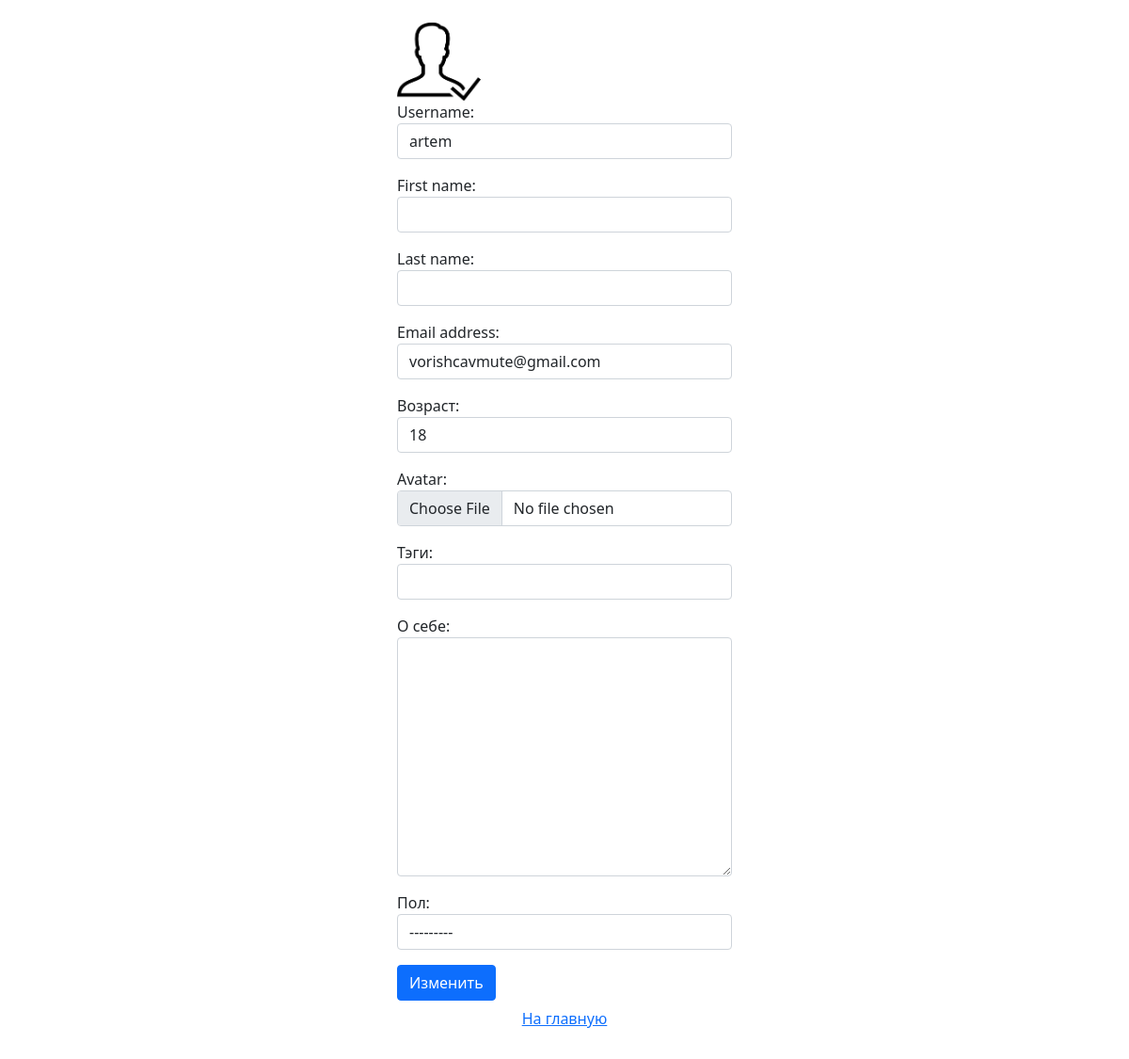
Screenshot of /auth/edit/ (signed in) with the database file from the repository.
### authapp/models.py (models this page shows, shortened)
class ShopUser(AbstractUser):
    avatar = models.ImageField(upload_to='users_avatars', blank=True)
    age = models.PositiveIntegerField(verbose_name='возраст', default=18)
    activation_key = models.CharField(max_length=128, blank=True)
    activation_key_expires = models.DateTimeField(default=(now() + timedelta(hours=48)))

### authapp/views.py (the view)
# urls.py: path('edit/', authapp.edit, name='edit'),
@transaction.atomic
def edit(request):
    title = 'редактирование'
    if request.method == 'POST':
        edit_form = ShopUserEditForm(request.POST, request.FILES, instance=request.user)
        profile_form = ShopUserProfileEditForm(request.POST, request.FILES, instance=request.user.shopuserprofile)
        if edit_form.is_valid() and profile_form.is_valid():
            edit_form.save()
            return HttpResponseRedirect(reverse('auth:edit'))
    else:
        edit_form = ShopUserEditForm(instance=request.user)
        profile_form = ShopUserProfileEditForm(instance=request.user.shopuserprofile)
    context = {
        'title': title,
        'edit_form': edit_form,
        'profile_form': profile_form,
    }
    return render(request, 'authapp/edit.html', context)

### authapp/forms.py (shortened to what this page needs)
class ShopUserEditForm(UserChangeForm):
    class Meta:
        model = ShopUser
        fields = ('username', 'first_name', 'last_name', 'email', 'age', 'avatar', 'password')
    def __init__(self, *args, **kwargs):
        super(ShopUserEditForm, self).__init__(*args, **kwargs)
        for field_name, field in self.fields.items():
            field.widget.attrs['class'] = 'form-control'
            field.help_text = ''
            if field_name == 'password':
                field.widget = forms.HiddenInput()

class ShopUserProfileEditForm(forms.ModelForm):
    class Meta:
        model = ShopUserProfile
        fields = ('tagline', 'about_me', 'gender')
    def __init__(self, *args, **kwargs):
        super(ShopUserProfileEditForm, self).__init__(*args, **kwargs)
        for field_name, field in self.fields.items():
            field.widget.attrs['class'] = 'form-control'

### basketapp/context_processors.py (called while the page is built)
def basket(request):
    print(f'context processor basket works')
    basket = []
    if request.user.is_authenticated:
       basket = Basket.objects.filter(user=request.user)
    return {
       'basket': basket,
    }

### authapp/templates/authapp/edit.html (shortened to what this page needs)
{% extends 'authapp/base.html' %}
{% load static %}
{% block content %}
    <img src="/media/{{ user.avatar|default:'user-place-holder.png' }}" class="w-25">
    <form class="form-horizontal" action="{% url 'auth:edit' %}" method="post" enctype=multipart/form-data>
        {{ edit_form.as_p }}
        {{ profile_form.as_p }}
      <button type="submit" class="btn btn-primary">Изменить</button>
    </form>
    <button class="btn btn-round form-control">
        <a href="{% url 'main' %}" class="">
            На главную
        </a>
    </button>
{% endblock %}

### rows the page displays
ShopUser: username "artem", email "vorishcavmute@gmail.com", age "18"
